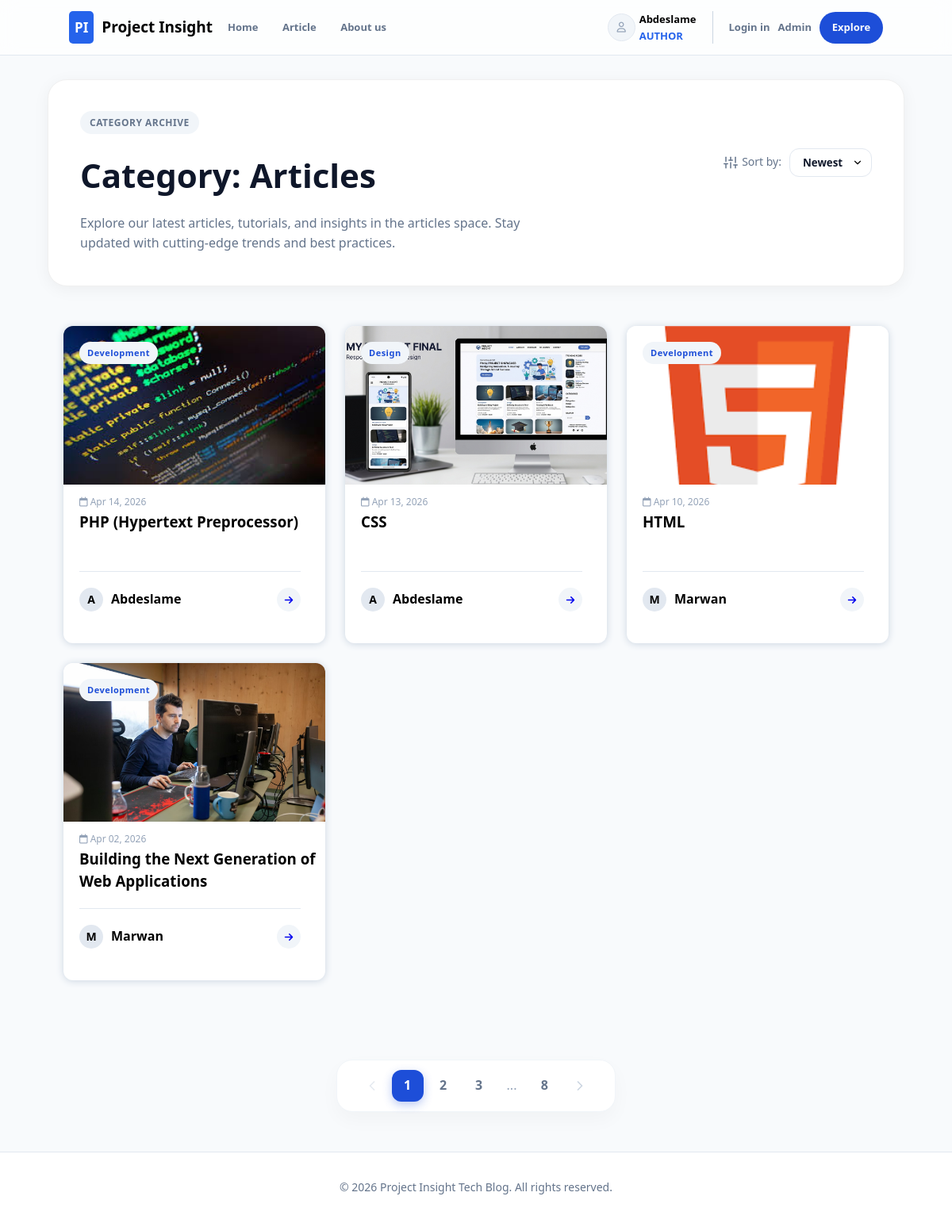
Page /pages/articles.php (signed in) on the committed database.
### tables this page shows
CREATE TABLE `articles` (
  `id` int(11) NOT NULL,
  `title` varchar(255) NOT NULL,
  `content` text NOT NULL,
  `excerpt` text DEFAULT NULL,
  `featured_image_url` varchar(255) DEFAULT NULL,
  `author_id` int(11) DEFAULT NULL,
  `category_id` int(11) DEFAULT NULL,
  `status` enum('draft','published') DEFAULT 'draft',
  `views_count` int(11) DEFAULT 0,
  `published_at` datetime DEFAULT NULL,
  `created_at` timestamp NOT NULL DEFAULT current_timestamp(),
  `updated_at` timestamp NOT NULL DEFAULT current_timestamp() ON UPDATE current_timestamp()
);

CREATE TABLE `categories` (
  `id` int(11) NOT NULL,
  `name` varchar(100) NOT NULL,
  `description` text DEFAULT NULL,
  `created_at` timestamp NOT NULL DEFAULT current_timestamp()
);

CREATE TABLE `users` (
  `id` int(11) NOT NULL,
  `username` varchar(50) NOT NULL,
  `email` varchar(255) NOT NULL,
  `role` enum('admin','author','user') NOT NULL DEFAULT 'user',
  `created_at` timestamp NOT NULL DEFAULT current_timestamp(),
  `password` varchar(255) DEFAULT NULL
);

### includes/function-articles.php (called while the page is built, shortened)
<?php
function getArticlesHome($page = 1, $limit = 6, $sort = 'newset', $id = null, $search = null)
{
    $db = new Database();
    $conn = $db->getconnection();
    $direction = ($sort === 'oldest') ? 'ASC' : 'DESC';
    $offset = ($page - 1) * $limit;
    $query = "SELECT a.*, c.name as category_name, u.username as author_name
              FROM articles a
              LEFT JOIN categories c ON a.category_id = c.id
              LEFT JOIN users u ON a.author_id = u.id
              WHERE a.status = 'published'";
    $query .= " ORDER BY a.created_at $direction LIMIT :limit OFFSET :offset";
    $stmt = $conn->prepare($query);
    $stmt->bindValue(':limit', (int) $limit, PDO::PARAM_INT);
    $stmt->bindValue(':offset', (int) $offset, PDO::PARAM_INT);
    $stmt->execute();
    return $stmt->fetchAll(PDO::FETCH_ASSOC);
}

### pages/articles.php (the view, shortened to what this page needs)
<?php
require_once "../includes/function-articles.php";
$currentPage = isset($_GET['page']) ? (int)$_GET['page'] : 1;
$sort = $_GET['sort'] ?? 'newset';
$articles = getArticlesHome($currentPage, 4, $sort);
?>
<!DOCTYPE html>
<html lang="en">
<head>
    <link rel="stylesheet" href="../assets/styles/header.css">
    <link rel="stylesheet" href="../assets/styles/articles.css">
</head>
<body>
    <?php include "../includes/header.php" ?>
    <main>
        <section class="header-card">
            <div class="top-row">
                <span class="badge">CATEGORY ARCHIVE</span>
            </div>
            <div class="main-content">
                <div class="text-side">
                    <h1>Category: <span>Articles</span></h1>
                    <p>Explore our latest articles, tutorials, and insights in the articles space. Stay updated with cutting-edge trends and best practices.</p>
                </div>
                <div class="filter-side">
                    <div class="sort-container">
                        <span class="sort-label">
                            Sort by:
                        </span>
                        <select class="sort-dropdown" onchange="location = this.value;">
                            <option value="articles.php?page=1&sort=newest" <?php echo (!isset($_GET['sort']) || $_GET['sort'] == 'newest') ? 'selected' : ''; ?>>Newest</option>
                        </select>
                    </div>
                </div>
            </div>
        </section>
        <div class="container">
            <section class="articles-grid">
                <div class="cards-container">
                    <?php if (empty($articles)): ?>
                        <p>No articles found.</p>
                    <?php else: ?>
                        <?php foreach ($articles as $article): ?>
                            <article class="post-card"  onclick="window.location.href='detail.php?id=<?php echo $article['id']; ?>'">
                                <div class="post-image">
                                    <span class="badge"><?php echo htmlspecialchars($article['category_name'] ?? 'General'); ?></span>
                                    <img src="<?php echo htmlspecialchars($article['featured_image_url']); ?>" alt="<?php echo htmlspecialchars($article['title']); ?>">
                                </div>
                                <div class="post-content">
                                    <time><i class="fa-regular fa-calendar"></i> <?php echo date('M d, Y', strtotime($article['created_at'])); ?></time>
                                    <h3 class="card-title"> <?php echo htmlspecialchars($article['title']); ?></h3>
                                    <div class="author-info">
                                        <div class="name">
                                            <div class="prfile"><?php echo strtoupper(substr($article['author_name'], 0, 1)); ?></div>
                                            <span><?php echo htmlspecialchars($article['author_name']); ?></span>
                                        </div>
                                        <div class="icon-left">
                                            <a href="detail.php?id=<?php echo $article['id']; ?>">
                                                <i class="fa-solid fa-arrow-right"></i>
                                            </a>
                                        </div>
                                    </div>
                                </div>
                            </article>
                        <?php endforeach; ?>
                    <?php endif; ?>
                </div>
            </section>
            <div class="pagination">
                <a href="articles.php?page=<?php echo max(1, $currentPage - 1); ?>" class="arrow prev <?php echo ($currentPage <= 1) ? 'disabled' : ''; ?>">
                    <svg width="20" height="20" viewBox="0 0 24 24" fill="none" stroke="currentColor" stroke-width="2" stroke-linecap="round" stroke-linejoin="round">
                        <polyline points="15 18 9 12 15 6"></polyline>
                    </svg>
                </a>
                <a href="articles.php?page=1" class="page-number <?php echo ($currentPage == 1) ? 'active' : ''; ?>">1</a>
                <a href="articles.php?page=2" class="page-number <?php echo ($currentPage == 2) ? 'active' : ''; ?>">2</a>
                <a href="articles.php?page=3" class="page-number <?php echo ($currentPage == 3) ? 'active' : ''; ?>">3</a>
                <span class="dots">...</span>
                <a href="articles.php?page=8" class="page-number <?php echo ($currentPage == 8) ? 'active' : ''; ?>">8</a>
                <a href="articles.php?page=<?php echo $currentPage + 1; ?>" class="arrow next">
                    <svg width="20" height="20" viewBox="0 0 24 24" fill="none" stroke="currentColor" stroke-width="2" stroke-linecap="round" stroke-linejoin="round">
                        <polyline points="9 18 15 12 9 6"></polyline>
                    </svg>
                </a>
            </div>
    </main>
    <?php include "../includes/footer.php" ?>
</body>
</html>

### assets/styles/header.css (style rules this page uses)
:root { --color-primary-50: #eff6ff; --color-primary-100: #dbeafe; --color-primary-400: #60a5fa; --color-primary-600: #2563eb; --color-primary-700: #1d4ed8; --color-bg-main: #f8fafc; --color-bg-surface: #ffffff; --color-slate-100: #f1f5f9; --color-slate-200: #e2e8f0; --color-slate-300: #cbd5e1; --color-slate-400: #94a3b8; --color-slate-500: #64748b; --color-slate-600: #475569; --color-slate-700: #334155; --color-slate-800: #1e293b; --color-slate-900: #0f172a; --color-slate-950: #020617; --color-accent-purple: #9333ea; --color-accent-amber: #d97706; --color-accent-emerald: #059669; --color-accent-red: #ef4444; }
* { margin: 0; padding: 0; box-sizing: border-box; font-family: 'Segoe UI', Tahoma, Geneva, Verdana, sans-serif; text-decoration: none; list-style: none; }
body { line-height: 1.6; overflow-x: hidden; scroll-behavior: smooth; min-height: 100vh; }
@media (max-width:1900px) { main { width: 90%; } }

### rows in the picture
articles: category.name "Development", featured_image_url (picture), created_at "Apr 14, 2026", title "PHP (Hypertext Preprocessor)", author.username "A", author.username "Abdeslame"
articles: category.name "Design", featured_image_url (picture), created_at "Apr 13, 2026", title "CSS", author.username "A", author.username "Abdeslame"
articles: category.name "Development", featured_image_url (picture), created_at "Apr 10, 2026", title "HTML", author.username "M", author.username "Marwan"
articles: category.name "Development", featured_image_url (picture), created_at "Apr 02, 2026", title "Building the Next Generation of Web Applications", author.username "M", author.username "Marwan"

### other values in the picture
$_SESSION['user'] "Abdeslame"
$_SESSION['role'] "AUTHOR"
